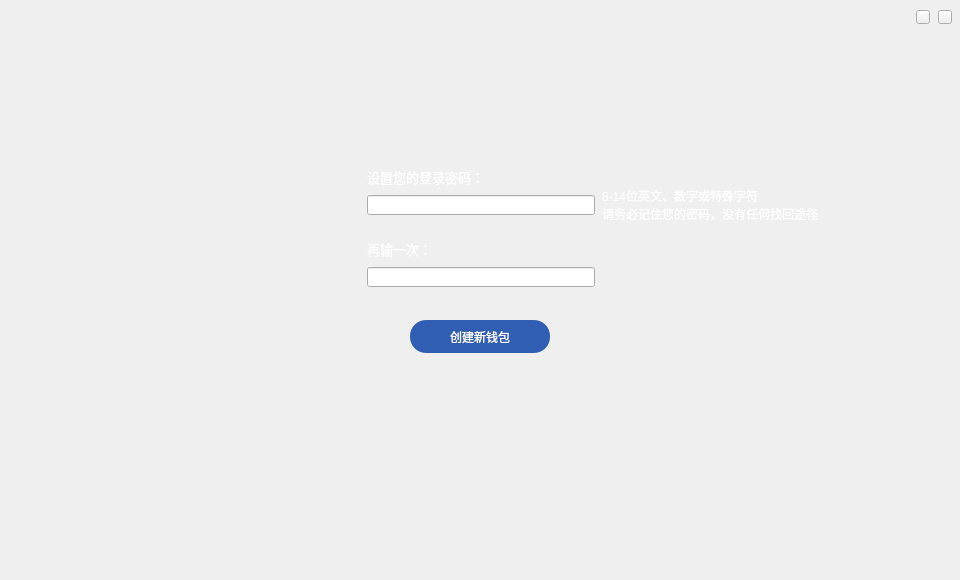
<?xml version="1.0" encoding="UTF-8"?>
<ui version="4.0">
 <class>FirstLogin</class>
 <widget class="QWidget" name="FirstLogin">
  <property name="geometry">
   <rect>
    <x>0</x>
    <y>0</y>
    <width>960</width>
    <height>580</height>
   </rect>
  </property>
  <property name="windowTitle">
   <string>FirstLogin</string>
  </property>
  <widget class="QLineEdit" name="pwdLineEdit">
   <property name="geometry">
    <rect>
     <x>367</x>
     <y>195</y>
     <width>228</width>
     <height>20</height>
    </rect>
   </property>
   <property name="font">
    <font>
     <family>微软雅黑</family>
    </font>
   </property>
   <property name="contextMenuPolicy">
    <enum>Qt::DefaultContextMenu</enum>
   </property>
   <property name="echoMode">
    <enum>QLineEdit::Password</enum>
   </property>
  </widget>
  <widget class="QLineEdit" name="pwdLineEdit2">
   <property name="geometry">
    <rect>
     <x>367</x>
     <y>267</y>
     <width>228</width>
     <height>20</height>
    </rect>
   </property>
   <property name="font">
    <font>
     <family>微软雅黑</family>
    </font>
   </property>
   <property name="cursor">
    <cursorShape>IBeamCursor</cursorShape>
   </property>
   <property name="contextMenuPolicy">
    <enum>Qt::DefaultContextMenu</enum>
   </property>
   <property name="echoMode">
    <enum>QLineEdit::Password</enum>
   </property>
  </widget>
  <widget class="QLabel" name="pwdLabel">
   <property name="geometry">
    <rect>
     <x>367</x>
     <y>162</y>
     <width>130</width>
     <height>30</height>
    </rect>
   </property>
   <property name="font">
    <font>
     <family>微软雅黑</family>
     <pointsize>10</pointsize>
    </font>
   </property>
   <property name="styleSheet">
    <string notr="true">color: rgb(255, 255, 255);</string>
   </property>
   <property name="text">
    <string>设置您的登录密码：</string>
   </property>
  </widget>
  <widget class="QLabel" name="pwdLabel2">
   <property name="geometry">
    <rect>
     <x>367</x>
     <y>239</y>
     <width>91</width>
     <height>20</height>
    </rect>
   </property>
   <property name="font">
    <font>
     <family>微软雅黑</family>
     <pointsize>10</pointsize>
    </font>
   </property>
   <property name="styleSheet">
    <string notr="true">color: rgb(255, 255, 255);</string>
   </property>
   <property name="text">
    <string>再输一次：</string>
   </property>
  </widget>
  <widget class="QToolButton" name="createBtn">
   <property name="geometry">
    <rect>
     <x>410</x>
     <y>320</y>
     <width>140</width>
     <height>33</height>
    </rect>
   </property>
   <property name="font">
    <font>
     <family>微软雅黑</family>
    </font>
   </property>
   <property name="cursor">
    <cursorShape>PointingHandCursor</cursorShape>
   </property>
   <property name="focusPolicy">
    <enum>Qt::NoFocus</enum>
   </property>
   <property name="styleSheet">
    <string notr="true">QToolButton{background-color:rgb(47,94,178);color:#ffffff;border:none;border-radius:16px;}
QToolButton:hover{background-color:rgb(0, 26, 73);}
QToolButton:disabled{background-color:#cecece;}</string>
   </property>
   <property name="text">
    <string>创建新钱包</string>
   </property>
  </widget>
  <widget class="QLabel" name="tipLabel">
   <property name="geometry">
    <rect>
     <x>367</x>
     <y>377</y>
     <width>228</width>
     <height>16</height>
    </rect>
   </property>
   <property name="font">
    <font>
     <family>微软雅黑</family>
    </font>
   </property>
   <property name="styleSheet">
    <string notr="true">color: rgb(255, 255, 255);</string>
   </property>
   <property name="text">
    <string/>
   </property>
   <property name="alignment">
    <set>Qt::AlignCenter</set>
   </property>
  </widget>
  <widget class="QLabel" name="tipLabel2">
   <property name="geometry">
    <rect>
     <x>602</x>
     <y>165</y>
     <width>316</width>
     <height>80</height>
    </rect>
   </property>
   <property name="styleSheet">
    <string notr="true">color: rgb(255, 255, 255);</string>
   </property>
   <property name="text">
    <string>8-14位英文、数字或特殊字符
请务必记住您的密码，没有任何找回途径</string>
   </property>
  </widget>
  <widget class="QLabel" name="correctLabel">
   <property name="geometry">
    <rect>
     <x>580</x>
     <y>200</y>
     <width>16</width>
     <height>12</height>
    </rect>
   </property>
   <property name="font">
    <font>
     <family>微软雅黑</family>
    </font>
   </property>
   <property name="text">
    <string/>
   </property>
  </widget>
  <widget class="QLabel" name="correctLabel2">
   <property name="geometry">
    <rect>
     <x>580</x>
     <y>272</y>
     <width>16</width>
     <height>12</height>
    </rect>
   </property>
   <property name="font">
    <font>
     <family>微软雅黑</family>
    </font>
   </property>
   <property name="text">
    <string/>
   </property>
  </widget>
  <widget class="QToolButton" name="closeBtn">
   <property name="geometry">
    <rect>
     <x>938</x>
     <y>10</y>
     <width>14</width>
     <height>14</height>
    </rect>
   </property>
   <property name="cursor">
    <cursorShape>PointingHandCursor</cursorShape>
   </property>
   <property name="focusPolicy">
    <enum>Qt::NoFocus</enum>
   </property>
   <property name="text">
    <string/>
   </property>
  </widget>
  <widget class="QToolButton" name="minBtn">
   <property name="geometry">
    <rect>
     <x>916</x>
     <y>10</y>
     <width>14</width>
     <height>14</height>
    </rect>
   </property>
   <property name="cursor">
    <cursorShape>PointingHandCursor</cursorShape>
   </property>
   <property name="focusPolicy">
    <enum>Qt::NoFocus</enum>
   </property>
   <property name="text">
    <string/>
   </property>
  </widget>
 </widget>
 <layoutdefault spacing="6" margin="11"/>
 <resources/>
 <connections/>
</ui>
